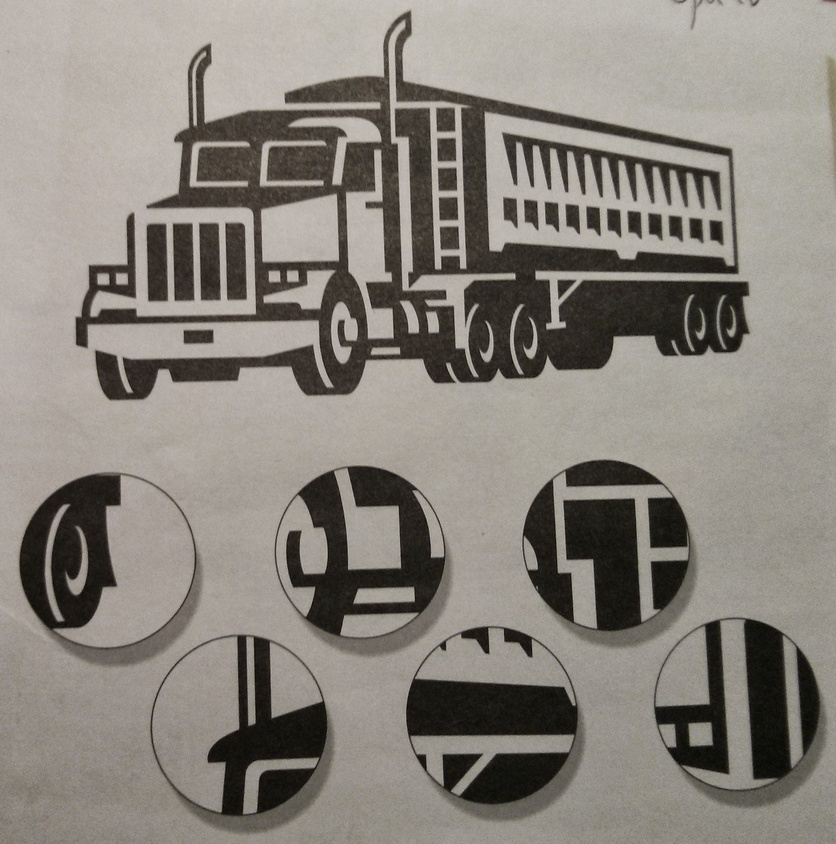
#> input picture python/projects/opencv/images/image1.jpg, 836 x 844 px, shrunk from 2149 x 2170 before the run, given in place of the camera
$ python histogram-tracker.py   (Python 2 division)
#> lines starting #> are read from the running program, lines starting #| are printed output that depends on the picture; after the words box and inside, x2 and y2 are one past the last pixel; in counts of white or black regions, pixels touching at a corner belong together
#> in tracker_runner, im_base is the input picture: shape (844, 836, 3); mean B, G, R 123.6, 131.3, 136.6
#!/usr/bin/env python
import cv2
import numpy as np

def get_histogram(image):
    ''' Get the base normalized histogram of the
    object to track from the capture device.

    :param image: The image to get a histogram from
    :returns: The normalized histogram of the tracked object
    '''
    im_hsv  = cv2.cvtColor(image, cv2.COLOR_BGR2HSV)
#> im_hsv: shape (844, 836, 3); mean H, S, V 18.3, 31.6, 136.6
    im_mask = cv2.inRange(im_hsv, np.array((0, 60, 32)), np.array((180, 255, 255)))
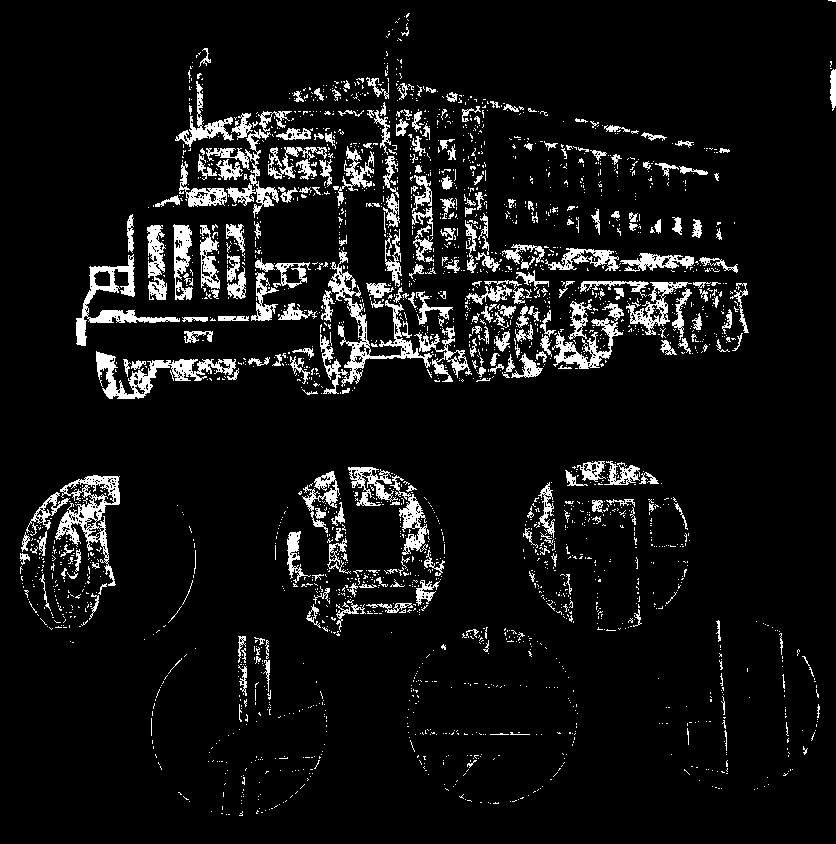
#> im_mask: shape (844, 836); 7.5% white; 2468 white regions (2177 under 20 px), largest, box (x1, y1, x2, y2) and area: (320, 250, 434, 394) 2698, (96, 351, 236, 399) 2054, (55, 475, 120, 586) 2049
    im_hist = cv2.calcHist([im_hsv], [0], im_mask, [180], [0, 180])
#> im_hist = 180 values, max 13739 at index 16, min 0 at index 0, mean 294.1
    cv2.normalize(im_hist, im_hist, 0, 255, cv2.NORM_MINMAX)
    return im_hist

def tracker_runner(capture, **kwargs):
    ''' The main tracker of a given object.

    :param capture: The capture device to read from
    '''
    is_valid, im_base = capture.read()
    histogram = get_histogram(im_base)
#> histogram = 180 values, max 255 at index 16, min 0 at index 0, mean 5.46
    criteria  = (cv2.TERM_CRITERIA_EPS | cv2.TERM_CRITERIA_COUNT, 10, 1)
    tracking  = (0, 0, 200, 200)
    track_method = kwargs.get('track_method', cv2.CamShift) # cv2.meanShift

    while True:
        is_valid, im_base = capture.read()
        if not is_valid:
            break # the capture device has failed

        im_hsv  = cv2.cvtColor(im_base, cv2.COLOR_BGR2HSV)
        im_back = cv2.calcBackProject([im_hsv], [0], histogram, [0, 180], 1)
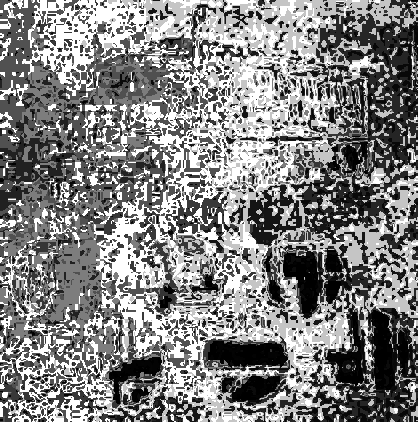
#> im_back: shape (844, 836) (shown at 1/2 size); min 0, max 255, mean 131.8
        is_valid, tracking = track_method(im_back, tracking, criteria)
#> is_valid = ((148.5, 110), (237.4, 254), 31.07); tracking = (46, 0, 205, 220)
        x, y, w, h = tracking
#> x = 46; y = 0; w = 205; h = 220
        cv2.rectangle(im_base, (x, y), (x+w, y+h), 255, 2)
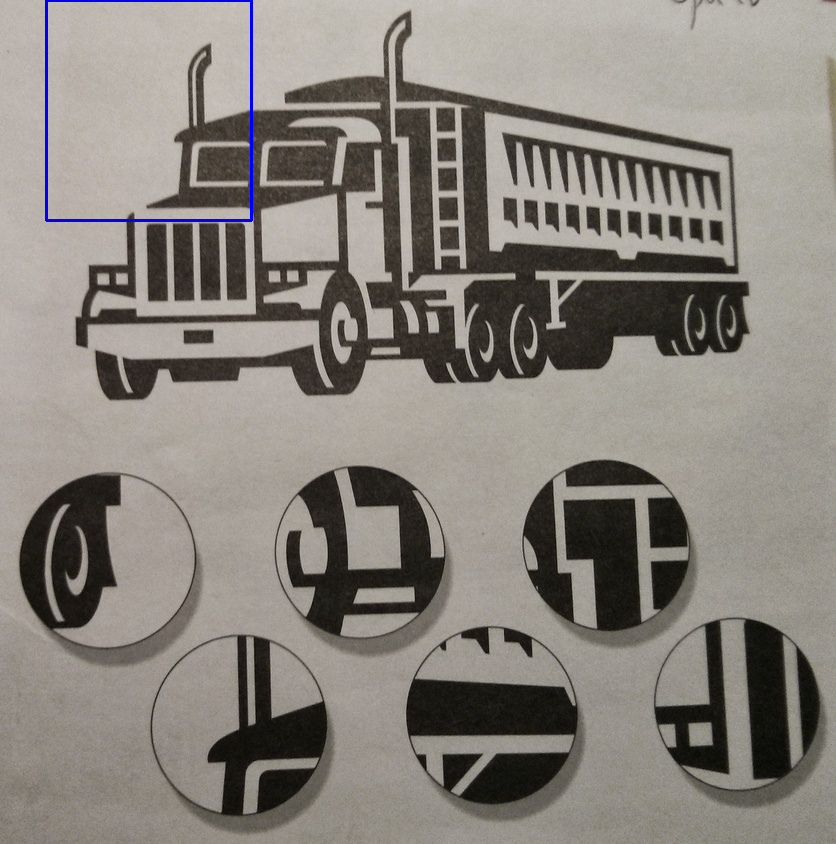
#> im_base: shape (844, 836, 3); 0.33% of pixels changed, all inside (x1, y1, x2, y2) = (45, 0, 253, 222)
        cv2.imshow('tracked image', im_base)

        key = cv2.waitKey(5) & 0xff
#> (key Esc is pressed here)
        if key == 27: break

def capture_runner():
    ''' The main runner for setting up and tearing down
    the tracker.
    '''
    capture = cv2.VideoCapture(0)
    try:
        tracker_runner(capture)
    except Exception, ex:
        raise ex

    cv2.destroyAllWindows()
    capture.release()

if __name__ == "__main__":
    capture_runner()

$ run again, on python/projects/opencv/images/image2.jpg
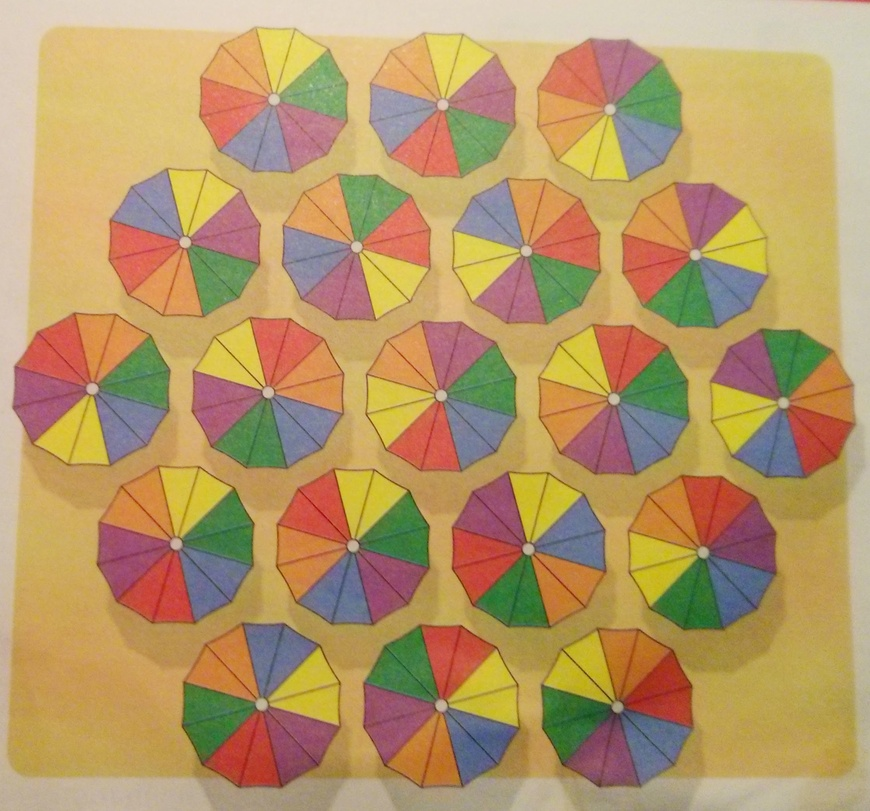
#> input picture python/projects/opencv/images/image2.jpg, 870 x 811 px, shrunk from 2229 x 2077 before the run, given in place of the camera
#> in tracker_runner, im_base is the input picture: shape (811, 870, 3); mean B, G, R 103, 151, 181.8
#> im_hsv: shape (811, 870, 3); mean H, S, V 39.7, 119.3, 187.5
#> in get_histogram, `im_mask = cv2.inRange(im_hsv, np.array((0, 60, 32)), np.array((180, 25..`:
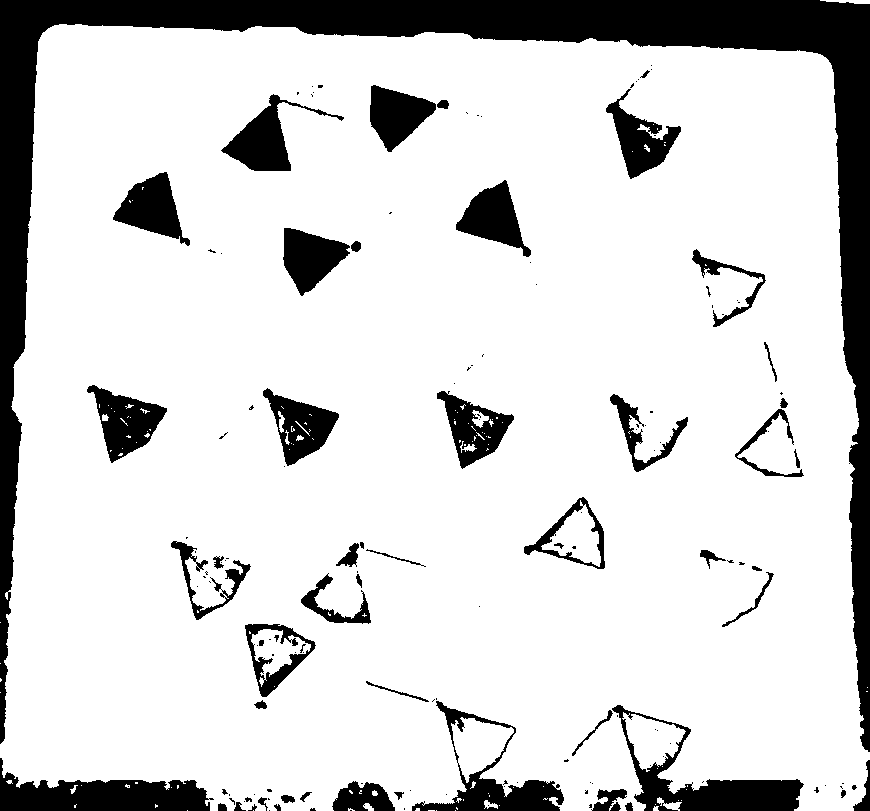
#> im_mask: shape (811, 870); 83.6% white; 155 black regions (100 under 20 px), largest, box (x1, y1, x2, y2) and area: (0, 0, 870, 752) 62839, (0, 758, 214, 811) 6034, (612, 705, 804, 811) 5465
#> im_hist = 180 values, max 51822 at index 22, min 0 at index 79, mean 3278.2
#> histogram = 180 values, max 255 at index 22, min 0 at index 79, mean 16.13
#> is_valid = ((116, 108.5), (217.2, 231.8), 51.86); tracking = (24, 22, 184, 173)
#> x = 24; y = 22; w = 184; h = 173
#> in tracker_runner, `cv2.rectangle(im_base, (x, y), (x+w, y+h), 255, 2)`:
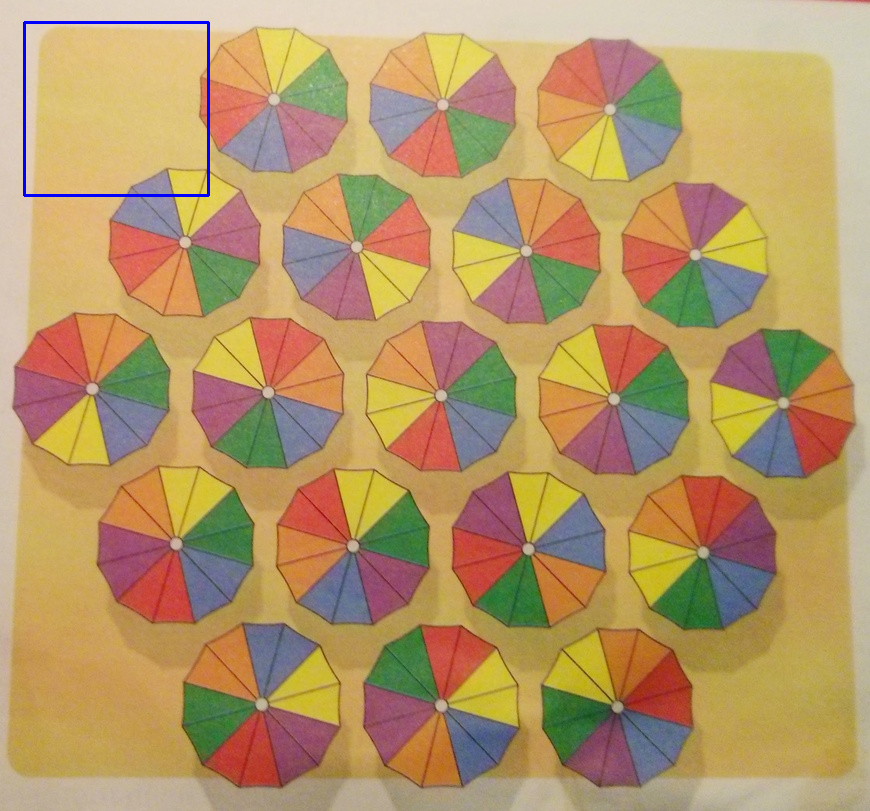
#> im_base: shape (811, 870, 3); 0.3% of pixels changed, all inside (x1, y1, x2, y2) = (23, 21, 210, 197)

$ run again, on python/projects/opencv/images/image3.jpg
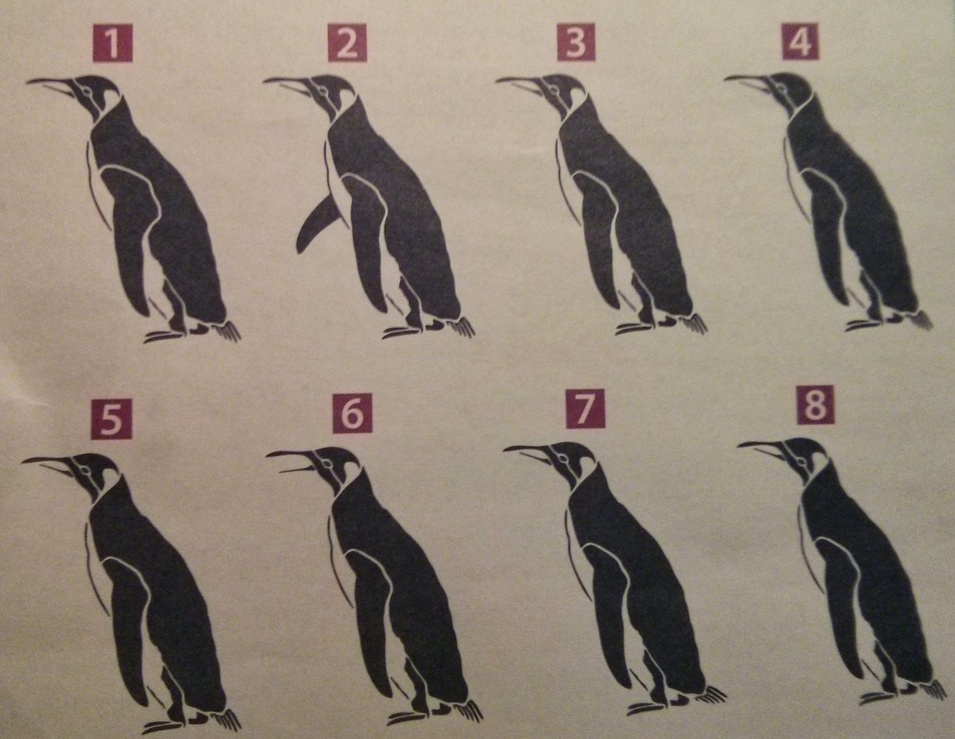
#> input picture python/projects/opencv/images/image3.jpg, 955 x 739 px, shrunk from 2640 x 2041 before the run, given in place of the camera
#> in tracker_runner, im_base is the input picture: shape (739, 955, 3); mean B, G, R 119.3, 132.4, 144.3
#> im_hsv: shape (739, 955, 3); mean H, S, V 34.2, 45.1, 144.6
#> in get_histogram, `im_mask = cv2.inRange(im_hsv, np.array((0, 60, 32)), np.array((180, 25..`:
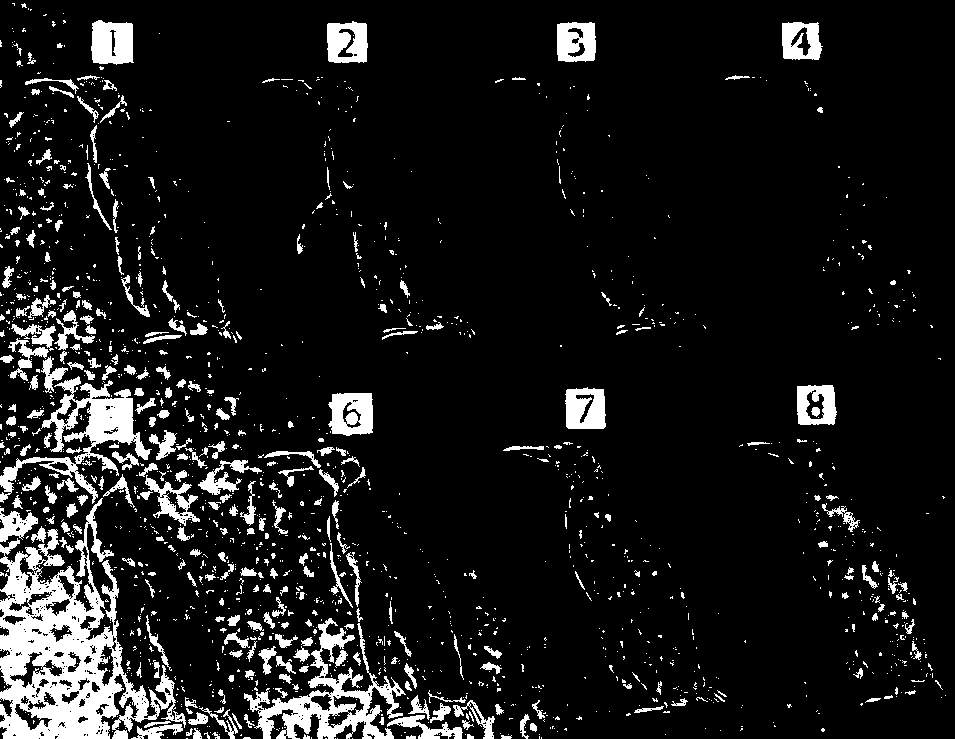
#> im_mask: shape (739, 955); 9.7% white; 1818 white regions (1492 under 20 px), largest, box (x1, y1, x2, y2) and area: (0, 498, 186, 739) 17618, (244, 618, 406, 739) 5534, (0, 376, 152, 504) 4921
#> im_hist = 180 values, max 12213 at index 17, min 0 at index 36, mean 381.4
#> histogram = 180 values, max 255 at index 17, min 0 at index 36, mean 7.96
#> is_valid = ((132.5, 113), (239.1, 281.7), 69.24); tracking = (0, 0, 265, 226)
#> x = 0; w = 265; h = 226
#> in tracker_runner, `cv2.rectangle(im_base, (x, y), (x+w, y+h), 255, 2)`:
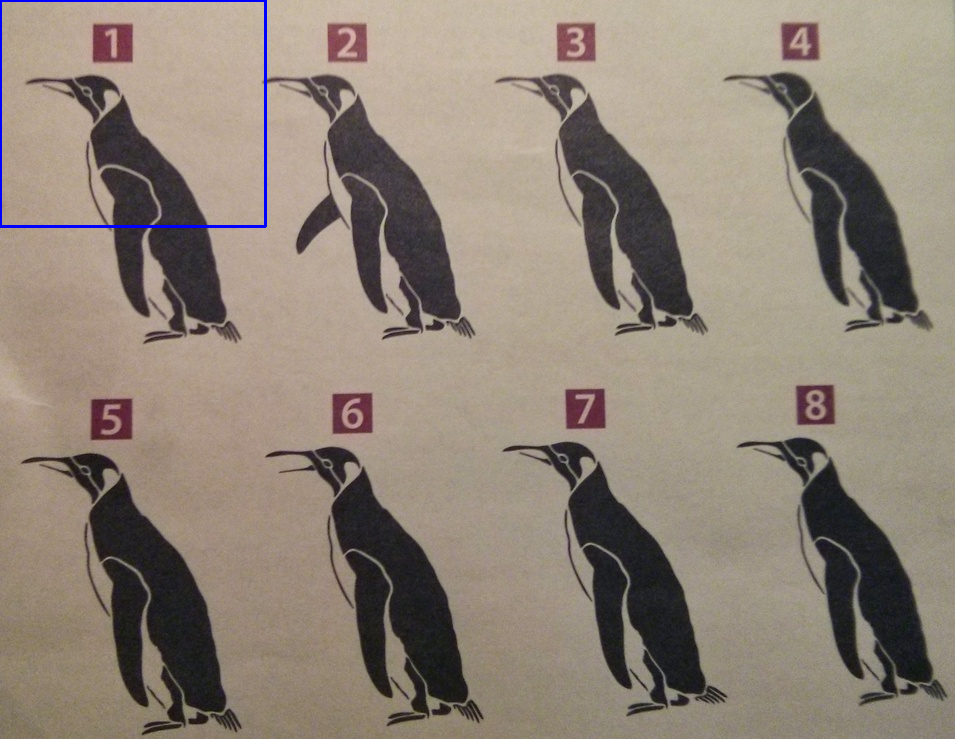
#> im_base: shape (739, 955, 3); 0.35% of pixels changed, all inside (x1, y1, x2, y2) = (0, 0, 267, 228)
